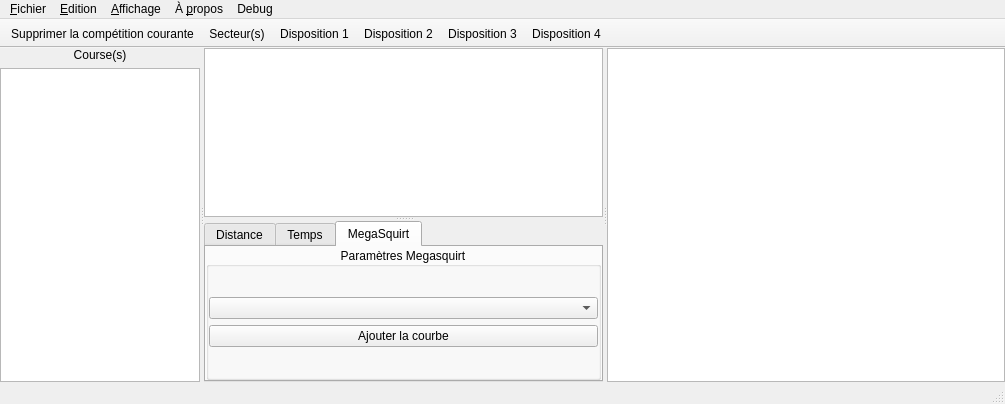
<?xml version="1.0" encoding="UTF-8"?>
<ui version="4.0">
 <class>MainWindow</class>
 <widget class="QMainWindow" name="MainWindow">
  <property name="geometry">
   <rect>
    <x>0</x>
    <y>0</y>
    <width>1005</width>
    <height>404</height>
   </rect>
  </property>
  <property name="windowTitle">
   <string>EcoManager 2013</string>
  </property>
  <property name="windowIcon">
   <iconset resource="Resources.qrc">
    <normaloff>:/Resources/Icons/EcoManager2013.png</normaloff>:/Resources/Icons/EcoManager2013.png</iconset>
  </property>
  <widget class="QWidget" name="centralWidget">
   <layout class="QVBoxLayout" name="mainVerticalLayout">
    <property name="leftMargin">
     <number>0</number>
    </property>
    <property name="topMargin">
     <number>0</number>
    </property>
    <property name="rightMargin">
     <number>0</number>
    </property>
    <property name="bottomMargin">
     <number>0</number>
    </property>
    <item>
     <widget class="QSplitter" name="mainSplitter">
      <property name="orientation">
       <enum>Qt::Horizontal</enum>
      </property>
      <widget class="QFrame" name="raceFrame">
       <property name="maximumSize">
        <size>
         <width>200</width>
         <height>16777215</height>
        </size>
       </property>
       <layout class="QVBoxLayout" name="raceVerticalLayout_2">
        <property name="leftMargin">
         <number>0</number>
        </property>
        <property name="topMargin">
         <number>0</number>
        </property>
        <property name="rightMargin">
         <number>0</number>
        </property>
        <property name="bottomMargin">
         <number>0</number>
        </property>
        <item>
         <widget class="QLabel" name="raceLabel">
          <property name="text">
           <string>Course(s)</string>
          </property>
          <property name="alignment">
           <set>Qt::AlignCenter</set>
          </property>
         </widget>
        </item>
        <item>
         <widget class="QTreeView" name="raceView">
          <property name="contextMenuPolicy">
           <enum>Qt::CustomContextMenu</enum>
          </property>
          <property name="styleSheet">
           <string notr="true"> QTreeView::item:hover {
     background: qlineargradient(x1: 0, y1: 0, x2: 0, y2: 1, stop: 0 #e7effd, stop: 1 #cbdaf1);
     border: 1px solid #bfcde4;
 }

 QTreeView::item:selected {
     border: 1px solid #567dbc;
 }

 QTreeView::item:selected:active{
     background: qlineargradient(x1: 0, y1: 0, x2: 0, y2: 1, stop: 0 #6ea1f1, stop: 1 #567dbc);
 }

 QTreeView::item:selected:!active {
     background: qlineargradient(x1: 0, y1: 0, x2: 0, y2: 1, stop: 0 #6b9be8, stop: 1 #577fbf);
 }</string>
          </property>
          <property name="animated">
           <bool>true</bool>
          </property>
          <property name="headerHidden">
           <bool>true</bool>
          </property>
         </widget>
        </item>
       </layout>
      </widget>
      <widget class="QSplitter" name="MapPlotAndRaceSplitter">
       <property name="orientation">
        <enum>Qt::Horizontal</enum>
       </property>
       <widget class="QSplitter" name="MapPlotSplitter">
        <property name="orientation">
         <enum>Qt::Vertical</enum>
        </property>
        <widget class="QSplitter" name="mapSplitter">
         <property name="orientation">
          <enum>Qt::Horizontal</enum>
         </property>
         <widget class="QTableView" name="sectorView">
          <property name="sizePolicy">
           <sizepolicy hsizetype="Minimum" vsizetype="Maximum">
            <horstretch>0</horstretch>
            <verstretch>0</verstretch>
           </sizepolicy>
          </property>
          <property name="selectionMode">
           <enum>QAbstractItemView::SingleSelection</enum>
          </property>
          <property name="selectionBehavior">
           <enum>QAbstractItemView::SelectRows</enum>
          </property>
         </widget>
        </widget>
        <widget class="QTabWidget" name="plotsTabWidget">
         <property name="currentIndex">
          <number>2</number>
         </property>
         <widget class="QWidget" name="tabDistance">
          <attribute name="title">
           <string>Distance</string>
          </attribute>
         </widget>
         <widget class="QWidget" name="tabTime">
          <attribute name="title">
           <string>Temps</string>
          </attribute>
         </widget>
         <widget class="QWidget" name="tabMegaSquirt">
          <attribute name="title">
           <string>MegaSquirt</string>
          </attribute>
          <layout class="QHBoxLayout" name="megaSquirtHorizontalLayout">
           <property name="leftMargin">
            <number>0</number>
           </property>
           <property name="topMargin">
            <number>0</number>
           </property>
           <property name="rightMargin">
            <number>0</number>
           </property>
           <property name="bottomMargin">
            <number>0</number>
           </property>
           <item>
            <widget class="QSplitter" name="megaSquirtSplitter">
             <property name="orientation">
              <enum>Qt::Horizontal</enum>
             </property>
             <widget class="QGroupBox" name="megaSquirtGroupBox">
              <property name="title">
               <string>Paramètres Megasquirt</string>
              </property>
              <property name="alignment">
               <set>Qt::AlignCenter</set>
              </property>
              <property name="flat">
               <bool>false</bool>
              </property>
              <layout class="QVBoxLayout" name="verticalLayout">
               <property name="leftMargin">
                <number>0</number>
               </property>
               <property name="topMargin">
                <number>0</number>
               </property>
               <property name="rightMargin">
                <number>0</number>
               </property>
               <property name="bottomMargin">
                <number>0</number>
               </property>
               <item>
                <spacer name="verticalSpacer">
                 <property name="orientation">
                  <enum>Qt::Vertical</enum>
                 </property>
                 <property name="sizeHint" stdset="0">
                  <size>
                   <width>20</width>
                   <height>40</height>
                  </size>
                 </property>
                </spacer>
               </item>
               <item>
                <widget class="QComboBox" name="megaSquirtComboBox"/>
               </item>
               <item>
                <widget class="QPushButton" name="megasquirtAddCurvePushButton">
                 <property name="text">
                  <string>Ajouter la courbe</string>
                 </property>
                </widget>
               </item>
               <item>
                <spacer name="verticalSpacer_2">
                 <property name="orientation">
                  <enum>Qt::Vertical</enum>
                 </property>
                 <property name="sizeHint" stdset="0">
                  <size>
                   <width>20</width>
                   <height>40</height>
                  </size>
                 </property>
                </spacer>
               </item>
              </layout>
             </widget>
            </widget>
           </item>
          </layout>
         </widget>
        </widget>
       </widget>
       <widget class="QTreeView" name="raceTable">
        <property name="sizePolicy">
         <sizepolicy hsizetype="Minimum" vsizetype="Expanding">
          <horstretch>0</horstretch>
          <verstretch>0</verstretch>
         </sizepolicy>
        </property>
        <property name="contextMenuPolicy">
         <enum>Qt::CustomContextMenu</enum>
        </property>
        <property name="styleSheet">
         <string notr="true"> QTreeView {
     show-decoration-selected: 1;
 }

 QTreeView::item {
      border: 1px solid #d9d9d9;
     border-top-color: transparent;
     border-bottom-color: transparent;
 }

 QTreeView::item:hover {
     background: qlineargradient(x1: 0, y1: 0, x2: 0, y2: 1, stop: 0 #e7effd, stop: 1 #cbdaf1);
     border: 1px solid #bfcde4;
 }

 QTreeView::item:selected {
     border: 1px solid #567dbc;
 }

 QTreeView::item:selected:active{
     background: qlineargradient(x1: 0, y1: 0, x2: 0, y2: 1, stop: 0 #6ea1f1, stop: 1 #567dbc);
 }

 QTreeView::item:selected:!active {
     background: qlineargradient(x1: 0, y1: 0, x2: 0, y2: 1, stop: 0 #6b9be8, stop: 1 #577fbf);
 }</string>
        </property>
        <property name="animated">
         <bool>true</bool>
        </property>
       </widget>
      </widget>
     </widget>
    </item>
   </layout>
  </widget>
  <widget class="QMenuBar" name="menuBar">
   <property name="geometry">
    <rect>
     <x>0</x>
     <y>0</y>
     <width>1005</width>
     <height>19</height>
    </rect>
   </property>
   <widget class="QMenu" name="menuFile">
    <property name="title">
     <string>&amp;Fichier</string>
    </property>
    <widget class="QMenu" name="menuExport">
     <property name="title">
      <string>Exporter</string>
     </property>
     <property name="icon">
      <iconset resource="Resources.qrc">
       <normaloff>:/Resources/Icons/upload.png</normaloff>:/Resources/Icons/upload.png</iconset>
     </property>
     <addaction name="actionExportConfigurationModule"/>
     <addaction name="actionExportData"/>
    </widget>
    <addaction name="actionNewProject"/>
    <addaction name="actionOpenProject"/>
    <addaction name="actionSaveProjectAs"/>
    <addaction name="separator"/>
    <addaction name="actionImport"/>
    <addaction name="menuExport"/>
    <addaction name="separator"/>
    <addaction name="actionQuit"/>
   </widget>
   <widget class="QMenu" name="menuAbout">
    <property name="title">
     <string>À &amp;propos</string>
    </property>
    <addaction name="actionAboutEcoManager2013"/>
    <addaction name="separator"/>
    <addaction name="actionAboutQt"/>
   </widget>
   <widget class="QMenu" name="menuDisplay">
    <property name="title">
     <string>&amp;Affichage</string>
    </property>
    <widget class="QMenu" name="menuDisplayRaceTable">
     <property name="title">
      <string>Tableau de données</string>
     </property>
     <addaction name="actionDisplayRaceTableData"/>
     <addaction name="actionDisplayRaceTableAbove"/>
     <addaction name="actionDisplayRaceTableUnder"/>
     <addaction name="actionDisplayRaceTableOnRight"/>
     <addaction name="actionDisplayRaceTableOnLeft"/>
    </widget>
    <widget class="QMenu" name="menuDisplayRaceView">
     <property name="title">
      <string>Liste des courses</string>
     </property>
     <addaction name="actionDisplayRaceView"/>
    </widget>
    <widget class="QMenu" name="menuLayout">
     <property name="title">
      <string>Disposition</string>
     </property>
     <addaction name="actionConfiguredLayout1"/>
     <addaction name="actionConfiguredLayout2"/>
     <addaction name="actionConfiguredLayout3"/>
     <addaction name="actionConfiguredLayout4"/>
     <addaction name="actionSaveCurrentLayout"/>
    </widget>
    <addaction name="menuDisplayRaceView"/>
    <addaction name="menuDisplayRaceTable"/>
    <addaction name="menuLayout"/>
   </widget>
   <widget class="QMenu" name="menuEdit">
    <property name="title">
     <string>&amp;Edition</string>
    </property>
    <widget class="QMenu" name="menuLapDataTable">
     <property name="title">
      <string>&amp;Tableau de données</string>
     </property>
     <addaction name="actionLapDataComparaison"/>
     <addaction name="actionLapDataDrawSectors"/>
     <addaction name="actionLapDataDisplayInAllViews"/>
     <addaction name="actionLapDataExportToCSV"/>
     <addaction name="separator"/>
     <addaction name="actionLapDataEraseTable"/>
     <addaction name="actionLapDataTableResizeToContents"/>
     <addaction name="actionLapDataSelectAll"/>
    </widget>
    <widget class="QMenu" name="menuEditRaceView">
     <property name="title">
      <string>Liste des courses</string>
     </property>
     <addaction name="actionRaceViewDisplayLap"/>
     <addaction name="actionRaceViewRemoveLap"/>
     <addaction name="actionRaceViewExportLapDataInCSV"/>
     <addaction name="actionRaceViewDeleteRace"/>
     <addaction name="actionRaceViewDeleteRacesAtSpecificDate"/>
    </widget>
    <widget class="QMenu" name="menuGraphic">
     <property name="title">
      <string>Graphique courant</string>
     </property>
     <addaction name="actionShowGrid"/>
     <addaction name="actionShowCrossLine"/>
     <addaction name="actionShowLabelPosition"/>
     <addaction name="separator"/>
     <addaction name="actionIncreaseAccuracy"/>
     <addaction name="actionReduceAccuracy"/>
     <addaction name="separator"/>
     <addaction name="actionExportToPDF"/>
    </widget>
    <addaction name="menuEditRaceView"/>
    <addaction name="menuLapDataTable"/>
    <addaction name="menuGraphic"/>
    <addaction name="actionClearAllData"/>
   </widget>
   <widget class="QMenu" name="menuDebug">
    <property name="title">
     <string>Debug</string>
    </property>
    <addaction name="actionCompter_le_nombre_de_tours"/>
    <addaction name="actionCompter_le_nombre_de_courses"/>
    <addaction name="actionPRAGMA_foreign_keys"/>
    <addaction name="actionListing_des_courses"/>
    <addaction name="actionListing_des_competitions"/>
    <addaction name="actionCompter_tous_les_tuples_de_toutes_les_tables"/>
    <addaction name="actionRestaurer_base_de_donn_es"/>
    <addaction name="separator"/>
    <addaction name="actionExecuter_une_requete"/>
   </widget>
   <addaction name="menuFile"/>
   <addaction name="menuEdit"/>
   <addaction name="menuDisplay"/>
   <addaction name="menuAbout"/>
   <addaction name="menuDebug"/>
  </widget>
  <widget class="QToolBar" name="mainToolBar">
   <property name="maximumSize">
    <size>
     <width>16777215</width>
     <height>35</height>
    </size>
   </property>
   <property name="movable">
    <bool>false</bool>
   </property>
   <property name="allowedAreas">
    <set>Qt::BottomToolBarArea|Qt::TopToolBarArea</set>
   </property>
   <property name="floatable">
    <bool>false</bool>
   </property>
   <attribute name="toolBarArea">
    <enum>TopToolBarArea</enum>
   </attribute>
   <attribute name="toolBarBreak">
    <bool>false</bool>
   </attribute>
   <addaction name="actionDeleteCurrentCompetition"/>
   <addaction name="actionDelimitingSectors"/>
   <addaction name="actionConfiguredLayout1"/>
   <addaction name="actionConfiguredLayout2"/>
   <addaction name="actionConfiguredLayout3"/>
   <addaction name="actionConfiguredLayout4"/>
  </widget>
  <widget class="QStatusBar" name="statusBar"/>
  <action name="actionImport">
   <property name="icon">
    <iconset resource="Resources.qrc">
     <normaloff>:/Resources/Icons/download.png</normaloff>:/Resources/Icons/download.png</iconset>
   </property>
   <property name="text">
    <string>&amp;Importer</string>
   </property>
   <property name="toolTip">
    <string>Importer les données d'une course</string>
   </property>
   <property name="shortcut">
    <string>Ctrl+I</string>
   </property>
  </action>
  <action name="actionQuit">
   <property name="icon">
    <iconset resource="Resources.qrc">
     <normaloff>:/Resources/Icons/close.png</normaloff>:/Resources/Icons/close.png</iconset>
   </property>
   <property name="text">
    <string>&amp;Quitter</string>
   </property>
   <property name="toolTip">
    <string>Quitter l'application EcoManager 2013</string>
   </property>
   <property name="shortcut">
    <string>Ctrl+Q</string>
   </property>
  </action>
  <action name="actionExportConfigurationModule">
   <property name="text">
    <string>Configuration module</string>
   </property>
  </action>
  <action name="actionExportData">
   <property name="text">
    <string>Données</string>
   </property>
  </action>
  <action name="actionAboutEcoManager2013">
   <property name="icon">
    <iconset resource="Resources.qrc">
     <normaloff>:/Resources/Icons/info.png</normaloff>:/Resources/Icons/info.png</iconset>
   </property>
   <property name="text">
    <string>À propos de l'&amp;EcoManager 2013</string>
   </property>
   <property name="toolTip">
    <string>&lt;html&gt;&lt;head/&gt;&lt;body&gt;&lt;p&gt;Informations relative au projet&lt;span style=&quot; font-weight:600;&quot;&gt; EcoManager 2013&lt;/span&gt;&lt;/p&gt;&lt;/body&gt;&lt;/html&gt;</string>
   </property>
   <property name="shortcut">
    <string>F1</string>
   </property>
  </action>
  <action name="actionAboutQt">
   <property name="icon">
    <iconset resource="Resources.qrc">
     <normaloff>:/Resources/Icons/qt-logo.png</normaloff>:/Resources/Icons/qt-logo.png</iconset>
   </property>
   <property name="text">
    <string>À propos de Qt</string>
   </property>
   <property name="toolTip">
    <string>Informations relative à Qt</string>
   </property>
   <property name="shortcut">
    <string>Ctrl+?</string>
   </property>
  </action>
  <action name="actionDelimitingSectors">
   <property name="text">
    <string>&amp;Secteur(s)</string>
   </property>
   <property name="toolTip">
    <string>Choix du secteur de délimitation</string>
   </property>
   <property name="shortcut">
    <string>Ctrl+D</string>
   </property>
  </action>
  <action name="actionDisplayRaceTableData">
   <property name="checkable">
    <bool>true</bool>
   </property>
   <property name="checked">
    <bool>true</bool>
   </property>
   <property name="text">
    <string>Afficher</string>
   </property>
  </action>
  <action name="actionDisplayRaceTableUnder">
   <property name="text">
    <string>Positionner en dessous</string>
   </property>
   <property name="shortcut">
    <string>Alt+Down</string>
   </property>
  </action>
  <action name="actionDisplayRaceTableAbove">
   <property name="text">
    <string>Positionner au dessus</string>
   </property>
   <property name="shortcut">
    <string>Alt+Up</string>
   </property>
  </action>
  <action name="actionDisplayRaceTableOnRight">
   <property name="text">
    <string>Positionner à droite</string>
   </property>
   <property name="shortcut">
    <string>Alt+Right</string>
   </property>
  </action>
  <action name="actionDisplayRaceTableOnLeft">
   <property name="text">
    <string>Positionner à gauche</string>
   </property>
   <property name="shortcut">
    <string>Alt+Left</string>
   </property>
  </action>
  <action name="actionDisplayRaceView">
   <property name="checkable">
    <bool>true</bool>
   </property>
   <property name="checked">
    <bool>true</bool>
   </property>
   <property name="text">
    <string>Afficher</string>
   </property>
  </action>
  <action name="actionSaveCurrentLayout">
   <property name="icon">
    <iconset resource="Resources.qrc">
     <normaloff>:/Resources/Icons/diskette.png</normaloff>:/Resources/Icons/diskette.png</iconset>
   </property>
   <property name="text">
    <string>Sauver la disposition courante</string>
   </property>
   <property name="shortcut">
    <string>Ctrl+S</string>
   </property>
  </action>
  <action name="actionConfiguredLayout1">
   <property name="icon">
    <iconset resource="Resources.qrc">
     <normaloff>:/Resources/Icons/Layout1.png</normaloff>:/Resources/Icons/Layout1.png</iconset>
   </property>
   <property name="text">
    <string>Disposition 1</string>
   </property>
   <property name="toolTip">
    <string>Utiliser la disposition 1</string>
   </property>
   <property name="shortcut">
    <string>Ctrl+1</string>
   </property>
  </action>
  <action name="actionConfiguredLayout2">
   <property name="icon">
    <iconset resource="Resources.qrc">
     <normaloff>:/Resources/Icons/Layout2.png</normaloff>:/Resources/Icons/Layout2.png</iconset>
   </property>
   <property name="text">
    <string>Disposition 2</string>
   </property>
   <property name="toolTip">
    <string>Utiliser la disposition 2</string>
   </property>
   <property name="shortcut">
    <string>Ctrl+2</string>
   </property>
  </action>
  <action name="actionConfiguredLayout3">
   <property name="icon">
    <iconset resource="Resources.qrc">
     <normaloff>:/Resources/Icons/Layout3.png</normaloff>:/Resources/Icons/Layout3.png</iconset>
   </property>
   <property name="text">
    <string>Disposition 3</string>
   </property>
   <property name="toolTip">
    <string>Utiliser la disposition 3</string>
   </property>
   <property name="shortcut">
    <string>Ctrl+3</string>
   </property>
  </action>
  <action name="actionConfiguredLayout4">
   <property name="icon">
    <iconset resource="Resources.qrc">
     <normaloff>:/Resources/Icons/Layout4.png</normaloff>:/Resources/Icons/Layout4.png</iconset>
   </property>
   <property name="text">
    <string>Disposition 4</string>
   </property>
   <property name="toolTip">
    <string>Utiliser la disposition 4</string>
   </property>
   <property name="shortcut">
    <string>Ctrl+4</string>
   </property>
  </action>
  <action name="actionLapDataEraseTable">
   <property name="icon">
    <iconset resource="Resources.qrc">
     <normaloff>:/Resources/Icons/eraser.png</normaloff>:/Resources/Icons/eraser.png</iconset>
   </property>
   <property name="text">
    <string>Effacer le tableau entier</string>
   </property>
   <property name="toolTip">
    <string>Effacer le tableau contenant les données numériques des courbes représentées dans la vue graphique</string>
   </property>
   <property name="shortcut">
    <string>Ctrl+Shift+Z</string>
   </property>
  </action>
  <action name="actionLapDataTableResizeToContents">
   <property name="checkable">
    <bool>true</bool>
   </property>
   <property name="icon">
    <iconset resource="Resources.qrc">
     <normaloff>:/Resources/Icons/resize.png</normaloff>:/Resources/Icons/resize.png</iconset>
   </property>
   <property name="text">
    <string>Ajuster la taille des colonnes à leur contenu</string>
   </property>
   <property name="shortcut">
    <string>Ctrl+R</string>
   </property>
  </action>
  <action name="actionClearAllData">
   <property name="icon">
    <iconset resource="Resources.qrc">
     <normaloff>:/Resources/Icons/eraser.png</normaloff>:/Resources/Icons/eraser.png</iconset>
   </property>
   <property name="text">
    <string>Effacer les données dans toutes les vues</string>
   </property>
   <property name="shortcut">
    <string>Ctrl+Z</string>
   </property>
  </action>
  <action name="actionLapDataComparaison">
   <property name="icon">
    <iconset resource="Resources.qrc">
     <normaloff>:/Resources/Icons/stats_bars.png</normaloff>:/Resources/Icons/stats_bars.png</iconset>
   </property>
   <property name="text">
    <string>Comparaison des données</string>
   </property>
   <property name="toolTip">
    <string>Comparer les données sélectionnées</string>
   </property>
   <property name="visible">
    <bool>true</bool>
   </property>
  </action>
  <action name="actionLapDataSelectAll">
   <property name="checkable">
    <bool>true</bool>
   </property>
   <property name="icon">
    <iconset resource="Resources.qrc">
     <normaloff>:/Resources/Icons/table-select-all-icon.png</normaloff>:/Resources/Icons/table-select-all-icon.png</iconset>
   </property>
   <property name="text">
    <string>Tout sélectionner</string>
   </property>
   <property name="toolTip">
    <string>Sélectionner tous les éléments du tableau</string>
   </property>
   <property name="shortcut">
    <string>Ctrl+A</string>
   </property>
  </action>
  <action name="actionLapDataDisplayInAllViews">
   <property name="icon">
    <iconset resource="Resources.qrc">
     <normaloff>:/Resources/Icons/location.png</normaloff>:/Resources/Icons/location.png</iconset>
   </property>
   <property name="text">
    <string>Afficher dans toutes les vues</string>
   </property>
  </action>
  <action name="actionLapDataExportToCSV">
   <property name="icon">
    <iconset resource="Resources.qrc">
     <normaloff>:/Resources/Icons/upload.png</normaloff>:/Resources/Icons/upload.png</iconset>
   </property>
   <property name="text">
    <string>Exporter dans un fichier CSV</string>
   </property>
   <property name="toolTip">
    <string>Exporter les données dans un fichier CSV</string>
   </property>
  </action>
  <action name="actionLapDataDrawSectors">
   <property name="text">
    <string>Dessiner les secteurs</string>
   </property>
  </action>
  <action name="actionRaceViewDisplayLap">
   <property name="icon">
    <iconset resource="Resources.qrc">
     <normaloff>:/Resources/Icons/add.png</normaloff>:/Resources/Icons/add.png</iconset>
   </property>
   <property name="text">
    <string>Afficher</string>
   </property>
  </action>
  <action name="actionRaceViewRemoveLap">
   <property name="icon">
    <iconset resource="Resources.qrc">
     <normaloff>:/Resources/Icons/less.png</normaloff>:/Resources/Icons/less.png</iconset>
   </property>
   <property name="text">
    <string>Retirer</string>
   </property>
  </action>
  <action name="actionRaceViewExportLapDataInCSV">
   <property name="icon">
    <iconset resource="Resources.qrc">
     <normaloff>:/Resources/Icons/upload.png</normaloff>:/Resources/Icons/upload.png</iconset>
   </property>
   <property name="text">
    <string>Exporter dans un fichier CSV</string>
   </property>
  </action>
  <action name="actionRaceViewDeleteRace">
   <property name="text">
    <string>Supprimer la course &lt;?&gt;</string>
   </property>
   <property name="toolTip">
    <string>Supprimer la course et tous les tours de la course de la base de données</string>
   </property>
  </action>
  <action name="actionRaceViewDeleteRacesAtSpecificDate">
   <property name="text">
    <string>Supprimer les courses à la date du &lt;?&gt;</string>
   </property>
   <property name="toolTip">
    <string>Supprimer toutes les courses d'une meme date</string>
   </property>
  </action>
  <action name="actionCompter_le_nombre_de_tours">
   <property name="text">
    <string>Compter le nombre de tours</string>
   </property>
  </action>
  <action name="actionCompter_le_nombre_de_courses">
   <property name="text">
    <string>Compter le nombre de courses</string>
   </property>
  </action>
  <action name="actionPRAGMA_foreign_keys">
   <property name="text">
    <string>PRAGMA foreign_keys</string>
   </property>
  </action>
  <action name="actionListing_des_courses">
   <property name="text">
    <string>Listing des courses</string>
   </property>
  </action>
  <action name="actionListing_des_competitions">
   <property name="text">
    <string>Listing des competitions</string>
   </property>
  </action>
  <action name="actionCompter_tous_les_tuples_de_toutes_les_tables">
   <property name="text">
    <string>Compter tous les tuples de toutes les tables</string>
   </property>
  </action>
  <action name="actionDeleteCurrentCompetition">
   <property name="icon">
    <iconset resource="Resources.qrc">
     <normaloff>:/Resources/Icons/closeBox.png</normaloff>:/Resources/Icons/closeBox.png</iconset>
   </property>
   <property name="text">
    <string>Supprimer la compétition courante</string>
   </property>
   <property name="toolTip">
    <string>Supprimer la compétition courante ainsi que toutes les courses associées</string>
   </property>
   <property name="shortcut">
    <string>Ctrl+X</string>
   </property>
  </action>
  <action name="actionNewProject">
   <property name="icon">
    <iconset resource="Resources.qrc">
     <normaloff>:/Resources/Icons/document.png</normaloff>:/Resources/Icons/document.png</iconset>
   </property>
   <property name="text">
    <string>Nouveau projet</string>
   </property>
   <property name="shortcut">
    <string>Ctrl+N</string>
   </property>
  </action>
  <action name="actionOpenProject">
   <property name="icon">
    <iconset resource="Resources.qrc">
     <normaloff>:/Resources/Icons/folder.png</normaloff>:/Resources/Icons/folder.png</iconset>
   </property>
   <property name="text">
    <string>Ouvrir un projet</string>
   </property>
   <property name="shortcut">
    <string>Ctrl+O</string>
   </property>
  </action>
  <action name="actionSaveProjectAs">
   <property name="icon">
    <iconset resource="Resources.qrc">
     <normaloff>:/Resources/Icons/diskette.png</normaloff>:/Resources/Icons/diskette.png</iconset>
   </property>
   <property name="text">
    <string>Enregistrer le projet en tant que ...</string>
   </property>
   <property name="shortcut">
    <string>Ctrl+Shift+S</string>
   </property>
  </action>
  <action name="actionRestaurer_base_de_donn_es">
   <property name="text">
    <string>Restaurer base de données</string>
   </property>
  </action>
  <action name="actionExecuter_une_requete">
   <property name="text">
    <string>executer une requete</string>
   </property>
  </action>
  <action name="actionShowGrid">
   <property name="checkable">
    <bool>true</bool>
   </property>
   <property name="icon">
    <iconset resource="Resources.qrc">
     <normaloff>:/Resources/Icons/Grid-icon.png</normaloff>:/Resources/Icons/Grid-icon.png</iconset>
   </property>
   <property name="text">
    <string>Afficher la &amp;grille</string>
   </property>
   <property name="toolTip">
    <string>Afficher une grille quadrillées dans le graphique </string>
   </property>
   <property name="shortcut">
    <string>Ctrl+G</string>
   </property>
  </action>
  <action name="actionShowCrossLine">
   <property name="checkable">
    <bool>true</bool>
   </property>
   <property name="text">
    <string>Afficher une &amp;croix à la position de la souris</string>
   </property>
   <property name="toolTip">
    <string>Affiche / Masque une ligne verticale et une ligne horizontale passant par la position de la souris</string>
   </property>
   <property name="shortcut">
    <string>Ctrl+C</string>
   </property>
  </action>
  <action name="actionShowLabelPosition">
   <property name="checkable">
    <bool>true</bool>
   </property>
   <property name="icon">
    <iconset resource="Resources.qrc">
     <normaloff>:/Resources/Icons/Computer-Hardware-Mouse-icon.png</normaloff>:/Resources/Icons/Computer-Hardware-Mouse-icon.png</iconset>
   </property>
   <property name="text">
    <string>Afficher un &amp;label indiquant la position de la souris</string>
   </property>
   <property name="shortcut">
    <string>Ctrl+L</string>
   </property>
  </action>
  <action name="actionIncreaseAccuracy">
   <property name="icon">
    <iconset resource="Resources.qrc">
     <normaloff>:/Resources/Icons/Arrows-Up-icon.png</normaloff>:/Resources/Icons/Arrows-Up-icon.png</iconset>
   </property>
   <property name="text">
    <string>&amp;Augmenter la précision</string>
   </property>
   <property name="toolTip">
    <string>Augmenter la précision des échelles du graphique</string>
   </property>
   <property name="shortcut">
    <string>Ctrl+Up</string>
   </property>
  </action>
  <action name="actionReduceAccuracy">
   <property name="icon">
    <iconset resource="Resources.qrc">
     <normaloff>:/Resources/Icons/Arrows-Down-icon.png</normaloff>:/Resources/Icons/Arrows-Down-icon.png</iconset>
   </property>
   <property name="text">
    <string>&amp;Diminuer la précision</string>
   </property>
   <property name="shortcut">
    <string>Ctrl+Down</string>
   </property>
  </action>
  <action name="actionExportToPDF">
   <property name="icon">
    <iconset resource="Resources.qrc">
     <normaloff>:/Resources/Icons/File-Types-Pdf-icon.png</normaloff>:/Resources/Icons/File-Types-Pdf-icon.png</iconset>
   </property>
   <property name="text">
    <string>Exporter au format &amp;PDF</string>
   </property>
   <property name="toolTip">
    <string>Exporter le graphique courant dans un fichier au format PDF (Portable Document Format)</string>
   </property>
   <property name="shortcut">
    <string>Ctrl+P</string>
   </property>
  </action>
 </widget>
 <layoutdefault spacing="6" margin="11"/>
 <resources>
  <include location="Resources.qrc"/>
 </resources>
 <connections/>
</ui>
